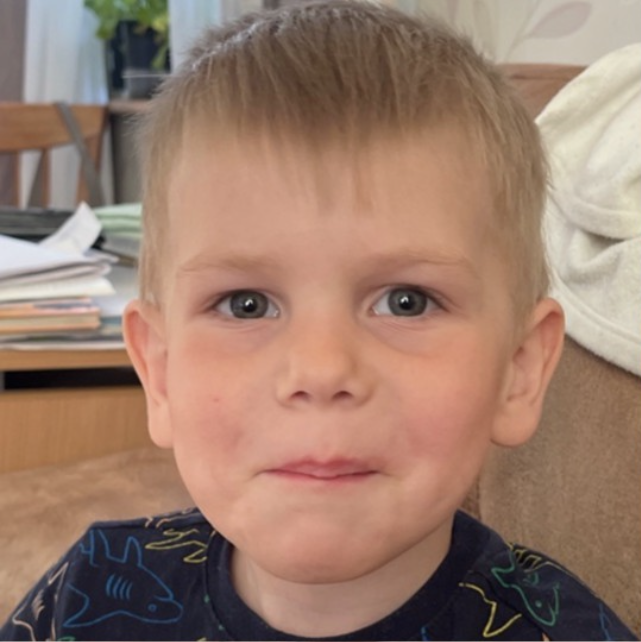
#> input picture face.PNG, 641 x 642 px, found by its file name
$ python t.py
#> lines starting #> are read from the running program, lines starting #| are printed output that depends on the picture
import cv2
import numpy as np

# Load the image
img = cv2.imread('face.png')
#> img is the input picture: shape (642, 641, 3); mean B, G, R 108.1, 123.8, 153.7

# Convert the image to grayscale
gray = cv2.cvtColor(img, cv2.COLOR_BGR2GRAY)
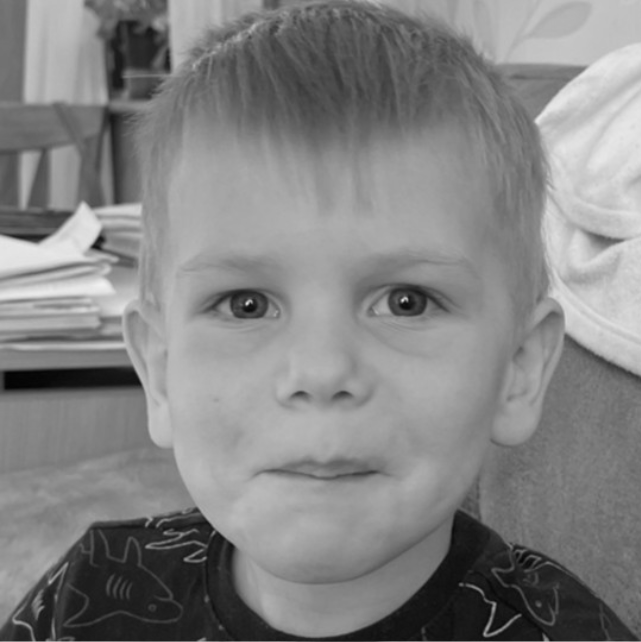
#> gray: shape (642, 641); min 2, max 241, mean 131

# Find the contour of the head
contours, hierarchy = cv2.findContours(gray, cv2.RETR_TREE, cv2.CHAIN_APPROX_SIMPLE)
#> contours = [[[0, 0], [0, 641], [640, 641], [640, 0]]]

# Create a mask where white is what we want to keep and black is otherwise
mask = np.zeros_like(img)
cv2.drawContours(mask, contours, 0, 255, -1)
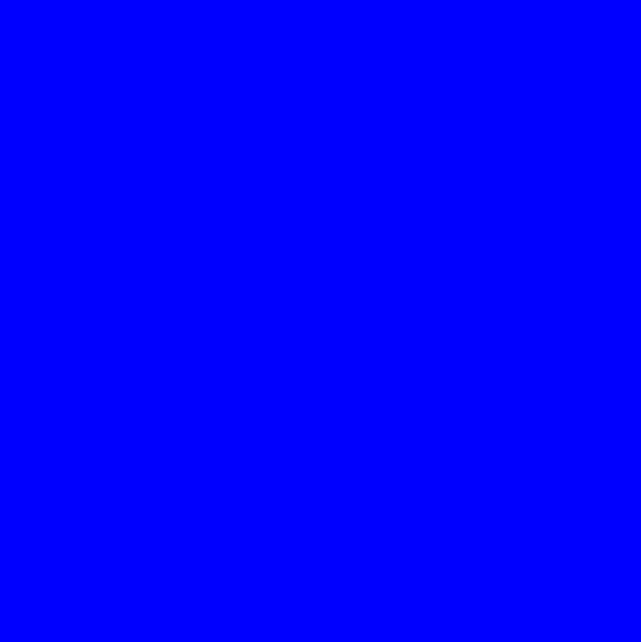
#> mask: shape (642, 641, 3); mean of channels 0, 1, 2 255, 0, 0; drawn as B, G, R

# Extract the object and place it into an output image
out = np.zeros_like(img)
out[mask == 255] = img[mask == 255]
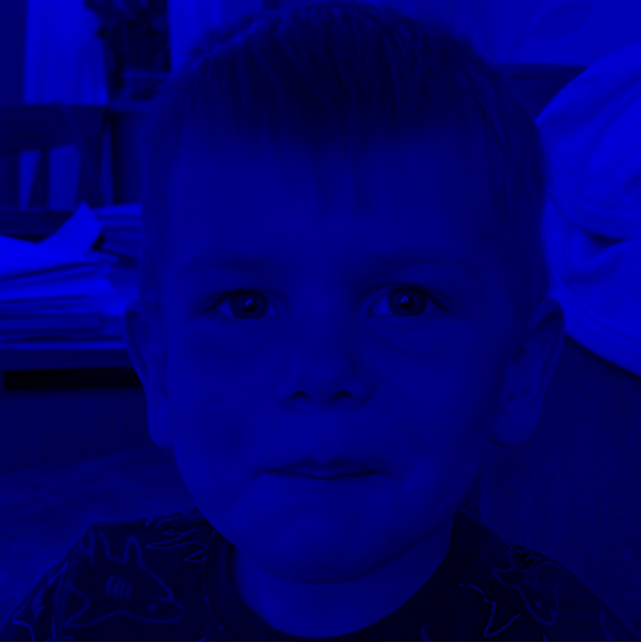
#> out: shape (642, 641, 3); mean B, G, R 108.1, 0, 0

# Crop the image along the contour of the head
mask = cv2.cvtColor(mask, cv2.COLOR_BGR2GRAY)
#> mask: shape (642, 641); every value is 29
x, y, w, h = cv2.boundingRect(mask)
#> x = 0; y = 0; w = 641; h = 642
out = out[y:y+h, x:x+w]

# Display the cropped image
cv2.imshow('Cropped Image', out)
cv2.waitKey(0)
cv2.destroyAllWindows()
